Frame 1 (no input): blank canvas, image omitted
Frame 60 (the mouse pressed at the canvas centre just before this capture): blank canvas, image omitted
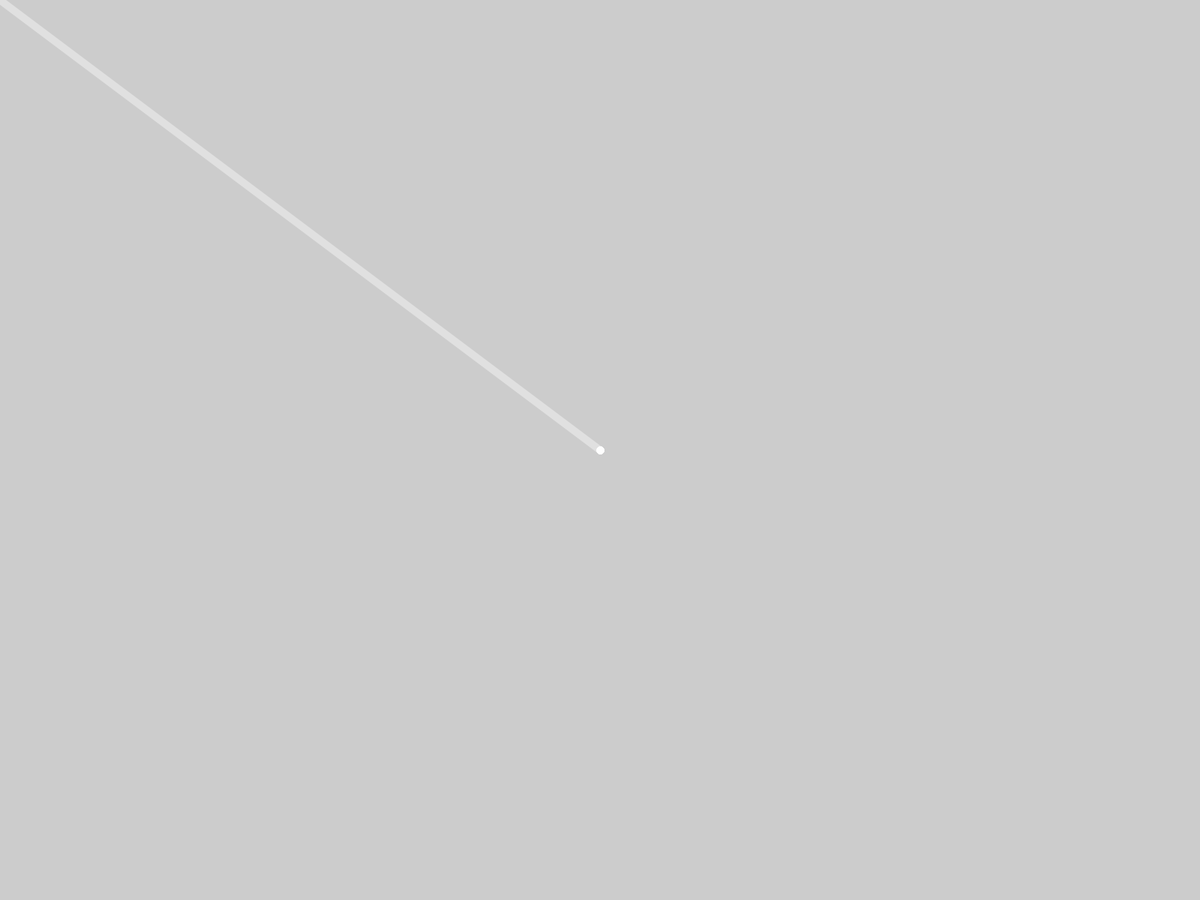
Frame 120 (the mouse held since frame 60 and released just before this capture)

The Processing sketch whose frames 1 and 60 were blank and that drew this single picture after the mouse press (run headless with seeded random() and noise(); from frame 60 on, the mouse is pressed at the canvas centre):

// Processing sketch: listing_2_15
// ── listing_2_15.pde
// Processing for Android: 
// Create Mobile, Sensor-Aware, and XR Applications Using Processing
// Andres Colubri
// https://andrescolubri.net/processing-for-android-book

void setup() {
  fullScreen();
  strokeWeight(10);
  stroke(255, 100);
}

void draw() {
  if (mousePressed) {
    line(pmouseX, pmouseY, mouseX, mouseY);
  }
}
